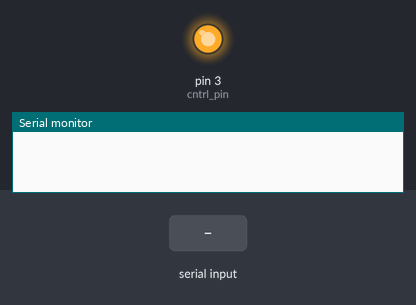
A sketch run on a simulated Arduino Uno, built with avr-gcc and run on an emulated ATmega328P. On the bench: output pins drawn as LEDs (lit = HIGH), the last lines printed to the serial monitor. Inputs (shaded band) come from the test bench.

Above: at 1.2 s.
1.3 s: "30,150\n" received over Serial
At 1.96 s:
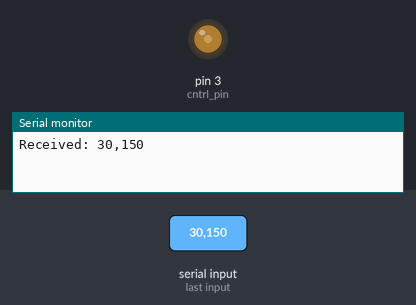
4.3 s: "100\n" received over Serial
5.8 s: "0\n" received over Serial
At 7.0 s:
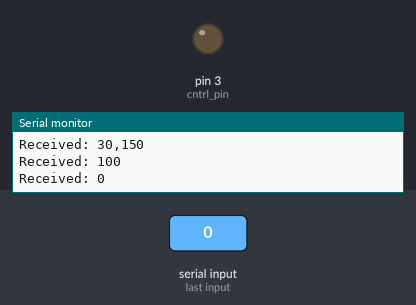
7.3 s: "200\n" received over Serial
At 9.1 s:
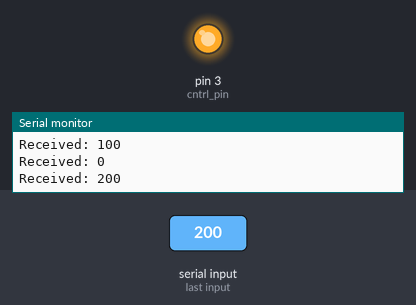
Timing chart, 0 to 10.6 s (numbered marks = the images above; inputs shaded):
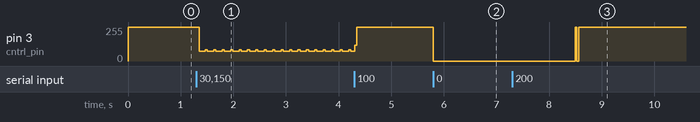

The sketch:

testHVRelay.ino
```cpp
//#include <AFMotor.h>
//#include <TimerInterrupt.h>

#include <avr/io.h>
#include <avr/interrupt.h>

//3~= 200 Hz total period
//6.25~= 100 Hz total period
unsigned int reload = 3;//want full wave at 200 Hz, therefore need timer frequency of 200*100 = 20,000. i.e. T=0.00005 S.
// Arduino clock speed is 16 MHz, timer1 has pre scalar of 256. therefore Timer 1 speed = 16MHz/256=62.5kHz
//pulse time = 1/62.5kHz = 16 us.
// reload = desired_T / 16us (in the case of 200 Hz thats 5e-5/16e-6 = 3.125

//AF_DCMotor motor(4);

boolean EDGE = true;
volatile int on_cntr = 0;
int duty = 50;
int cntrl_pin = 3;
int cntrl_pin2 = 4;
int cntrl_pin3;
int cntrol_pin4;

boolean ON = true;

void setup() {
  // put your setup code here, to run once:

  Serial.begin(115200);
  pinMode(cntrl_pin, OUTPUT);

  cli();
  TCCR1A = 0;
  TCCR1B = 0;
  OCR1A = reload;
  TCCR1B = (1 << WGM12) | (1 << CS12);
  TIMSK1 = (1 << OCIE1A);
  sei();
  //Serial.println("TIMER1 Setup Finished.");
  digitalWrite(cntrl_pin, 1);
}


void loop() {
  String m1_duty_str;
  int m1_duty;
  // put your main code here, to run repeatedly:
  if (Serial.available() > 0) {
    m1_duty_str = Serial.readStringUntil('\n');
    m1_duty = m1_duty_str.toInt();
    if (m1_duty == 100) {
      EDGE = true;
      digitalWrite(cntrl_pin, 1);
      digitalWrite(cntrl_pin2, 1);
      ON = true;
    } else if (m1_duty == 0) {
      EDGE = true;
      ON = false;
      digitalWrite(cntrl_pin, 0);
      digitalWrite(cntrl_pin2, 0);
    } else {
      EDGE = false;
      duty = m1_duty;

    }
    Serial.println("Received: " + m1_duty_str);
  }
  TimerHandler();
}

ISR(TIMER1_COMPA_vect)
{
  on_cntr++;
  //TimerHandler();
}

void TimerHandler()
{
  if (!EDGE && ON && (on_cntr >= duty)) {
    digitalWrite(cntrl_pin, 0);
    digitalWrite(cntrl_pin2, 0);
    ON = false;

  }
  if (!EDGE && !ON && (on_cntr >= 100)) {
    digitalWrite(cntrl_pin, 1);
    digitalWrite(cntrl_pin2, 1);
    ON = true;
    on_cntr = 0;
  }
}
```

Measured:
- after the input at 5.8 s, pin 3 (cntrl_pin): 255/255 → 0/255 at once
- after the input at 7.3 s, pin 3 (cntrl_pin): 0/255 → 255/255 after 1.2 s
